Frame 1 (no input): blank canvas, image omitted
Frame 60 (no input): blank canvas, image omitted
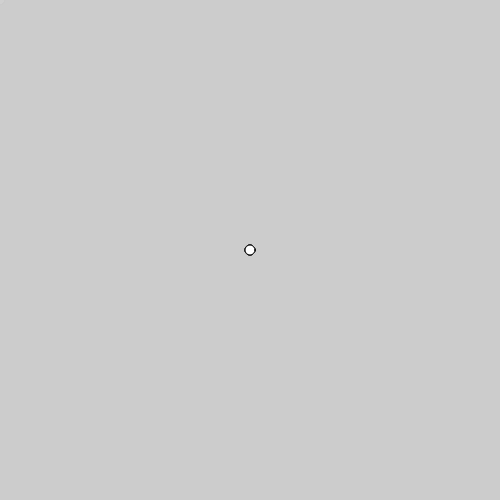
Frame 120 (the mouse pressed at the canvas centre since frame 60)

The p5.js sketch whose frames 1 and 60 were blank and that drew this single picture after the mouse press (run headless with seeded random() and noise() and a simulated clock; from frame 60 on, the mouse is pressed at the canvas centre):

// p5.js sketch
// ── sketch.js
function setup() {
  createCanvas(500,500);
}

function draw() {
  // background drawn with an alpha value
  background(200,40);
  fill(255);
  // mouse movement will draw an ellipse each frame
  // which will be drawn over the next frame by semi transparent background
  // creating a trail effect
  ellipse(mouseX, mouseY, 10,10);
}
